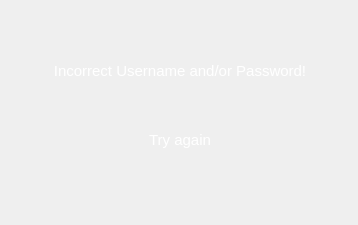
<?xml version="1.0" encoding="UTF-8"?>
<ui version="4.0">
 <class>admin_error</class>
 <widget class="QWidget" name="admin_error">
  <property name="geometry">
   <rect>
    <x>0</x>
    <y>0</y>
    <width>358</width>
    <height>225</height>
   </rect>
  </property>
  <property name="minimumSize">
   <size>
    <width>358</width>
    <height>225</height>
   </size>
  </property>
  <property name="maximumSize">
   <size>
    <width>358</width>
    <height>225</height>
   </size>
  </property>
  <property name="windowTitle">
   <string>Warning</string>
  </property>
  <property name="windowIcon">
   <iconset>
    <normaloff>icon.png</normaloff>icon.png</iconset>
  </property>
  <property name="styleSheet">
   <string notr="true">QWidget#admin_error{
border-image: url(./gradient.png);
}

QLabel{
font-color: red;
}</string>
  </property>
  <widget class="QWidget" name="verticalLayoutWidget">
   <property name="geometry">
    <rect>
     <x>30</x>
     <y>40</y>
     <width>300</width>
     <height>131</height>
    </rect>
   </property>
   <layout class="QVBoxLayout" name="verticalLayout">
    <item>
     <widget class="QLabel" name="label">
      <property name="font">
       <font>
        <pointsize>11</pointsize>
       </font>
      </property>
      <property name="text">
       <string>&lt;html&gt;&lt;head/&gt;&lt;body&gt;&lt;p&gt;&lt;span style=&quot; color:#ffffff;&quot;&gt;Incorrect Username and/or Password!&lt;/span&gt;&lt;/p&gt;&lt;/body&gt;&lt;/html&gt;</string>
      </property>
      <property name="alignment">
       <set>Qt::AlignCenter</set>
      </property>
     </widget>
    </item>
    <item>
     <widget class="QLabel" name="label_3">
      <property name="font">
       <font>
        <pointsize>11</pointsize>
       </font>
      </property>
      <property name="text">
       <string>&lt;html&gt;&lt;head/&gt;&lt;body&gt;&lt;p&gt;&lt;span style=&quot; color:#ffffff;&quot;&gt;Try again&lt;/span&gt;&lt;/p&gt;&lt;/body&gt;&lt;/html&gt;</string>
      </property>
      <property name="alignment">
       <set>Qt::AlignCenter</set>
      </property>
     </widget>
    </item>
   </layout>
  </widget>
 </widget>
 <resources/>
 <connections/>
</ui>
